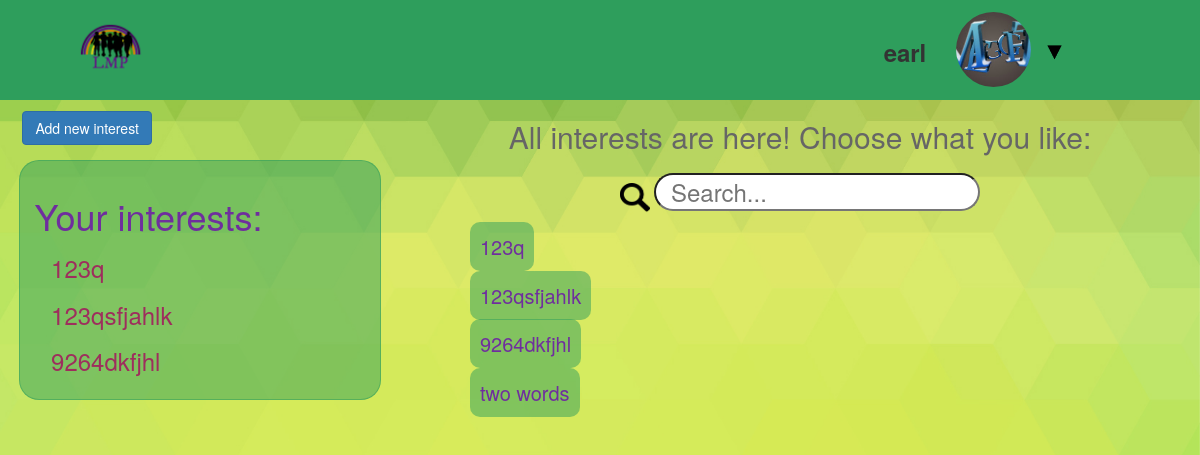
/ (signed in), run on the app's committed database.
### interests/models.py (models this page shows, shortened)
class UserProfile(models.Model):
	user = models.OneToOneField(User)
	fb_account = models.URLField(blank=True)
	avatar = models.ImageField(upload_to='profile_images', blank=True)

class Interest(models.Model):
	name = models.CharField(max_length=100)
	description = models.TextField(blank=True)
	users = models.ManyToManyField(User)
	url = models.CharField(max_length=200)

### default/views.py (the view)
# urls.py: url(r'^$', views.home, name='home'),
@login_required
def home(request):
	interests_list = Interest.objects.order_by('name')
	for interest in interests_list:
		interest.url = interest.name.replace(' ', '_')
	user_interests_list = Interest.objects.filter(users=request.user).order_by('name')
	for interest in user_interests_list:
		interest.url = interest.name.replace(' ', '_')
	context = {
		'interests': interests_list,
		'user_interests': user_interests_list,
	}
	return render(request, 'default/home.html', context)

### default/templates/default/home.html (shortened to what this page needs)
{% extends 'base.html' %}
{% load static %}
{% block content %}
	{% if user.is_authenticated %}
		<div class="container-fluid text-center">
			<div class="row">
				<div id="navbar" class="col-lg-12">
					<div class="col-lg-2">
						<a href="/"><img class="logo" src="{% static 'images/logo.png' %}" alt=""></a>
					</div>
					<div class="col-lg-5">
					</div>
					<div class="col-lg-5">
						<div class="col-lg-6 text-right">
							<div class="username">{{ user.username }}</div>
						</div>
						<div class="col-lg-2">
							{% if user.userprofile.avatar == '' %}
								<img class="avatar" src="{% static 'images/default_avatar.png' %}" alt="">
							{% else %}
								<img class="avatar" src="/media/{{ user.userprofile.avatar }}" alt="">
							{% endif %}
						</div>
						<div class="col-lg-4 text-left dropdown">
 							<img class="dropbtn" src="{% static 'images/triangle.png' %}" alt="">
						</div>
					</div>
				</div>
				<div class="col-lg-4 text-left">
					<a href="/newinterest/" class="btn btn-primary btn-add">Add new interest</a>
					<div class="user-interests">
						<h2>Your interests:</h2>
							{% if user_interests %}
								{% for item in user_interests %}
									<h3><a class="interest-link" href="/interest/{{ item.url }}">{{ item.name }}</a></h3>
								{% endfor %}
							{% endif %}
					</div>
				</div>
				<div class="col-lg-8">
					<h2 class="home-title">All interests are here! Choose what you like:</h2>
 					<div id="search-bar">
						<img src="{% static 'images/search-loop.png' %}" alt="">
						<input type="text" id="search-box" onkeyup="myFunction()" name="serach" placeholder="Search...">
					</div>
					<div class="col-lg-12 text-left">
						{% if interests %}
							<ul id="myUL">
							{% for item in interests %}
								<li><a href="/interest/{{ item.url }}">{{ item.name }}</a></li>
							{% endfor %}
							</ul>
						{% endif %}
					</div>
				</div>
			</div>
		</div>
	{% endif %}
{% endblock %}

### static/css/global.css (style rules this page uses)
html, body { height: 100%; background: url(/static/images/bg.jpg) no-repeat center center; -webkit-background-size: cover; -moz-background-size: cover; -o-background-size: cover; background-size: cover; }
#navbar { background-color: #2e9e5c; height: 100px; }
.logo { width: 60%; }
.avatar { margin-top: 12px; height: 75px; width: 75px; -webkit-border-radius: 50%; -moz-border-radius: 50%; border-radius: 50%; }
.username { font-size: 24px; font-weight: 600; margin-top: 35px; }
.dropbtn { margin-top: 45px; margin-left: 15px; cursor: pointer; width: 15px; height: 15px; }
.dropdown { position: relative; display: inline-block; }
.user-interests { background: rgba(46, 158, 92, 0.5); border: 1px solid rgba(46, 158, 92, 0.5); border-radius: 20px; margin: 4% auto; padding: 4%; width: 98%; }
.user-interests h2 { color: #6f2e9e; font-size: 36px; }
.interest-link { color: #9e2e5d; text-decoration: none; margin-left: 5%; }
#search-bar { margin-top: 20px; }
#search-bar img { width: 30px; height: 30px; }
#search-bar input { font-size: 24px; padding: 0 15px; -webkit-border-radius: 25px; -moz-border-radius: 25px; border-radius: 25px; }
.home-title { color: #666; }
#myUL { list-style-type: none; }
#myUL li { margin: 20px 0; }
#myUL a { background: rgba(46, 158, 92, 0.5); border-radius: 10px; color: #6f2e9e; font-size: 20px; padding: 10px; }
.btn-add { margin-left: 2%; margin-top: 3%; }

### data on the page
Interest: name "123q"
Interest: name "123qsfjahlk"
Interest: name "9264dkfjhl"
Interest: name "two words"

### other printed values
{{ user.username }} "earl"
